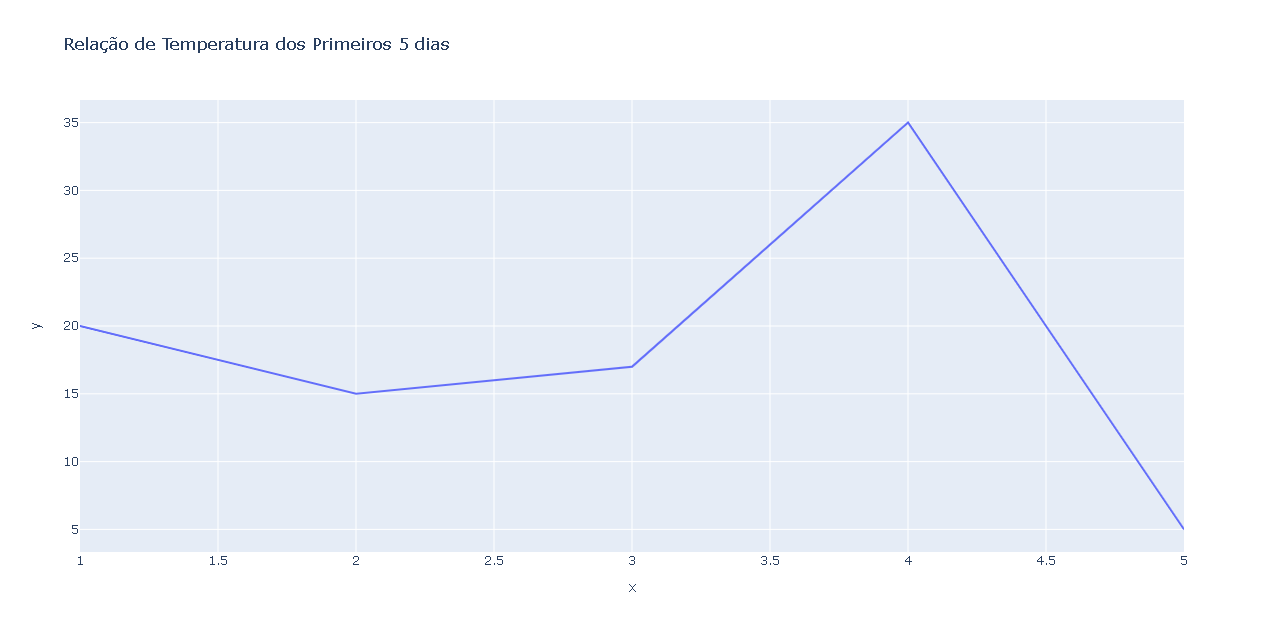

Write the Python code that produced this figure.
import plotly.express as px

Dias = [1,2,3,4,5]
Temperatura = [20,15,17,35,5]
fig = px.line( x = Dias , y = Temperatura, # O objeto será traçado por uma linha com as info dos eixo x e y.
               title = 'Relação de Temperatura dos Primeiros 5 dias') # Título do Gráfico
fig.show() # Plota o gráfico

# plotly.express pode criar toda a fígura de uma só vez. Ele usa a graph_objects internamente
